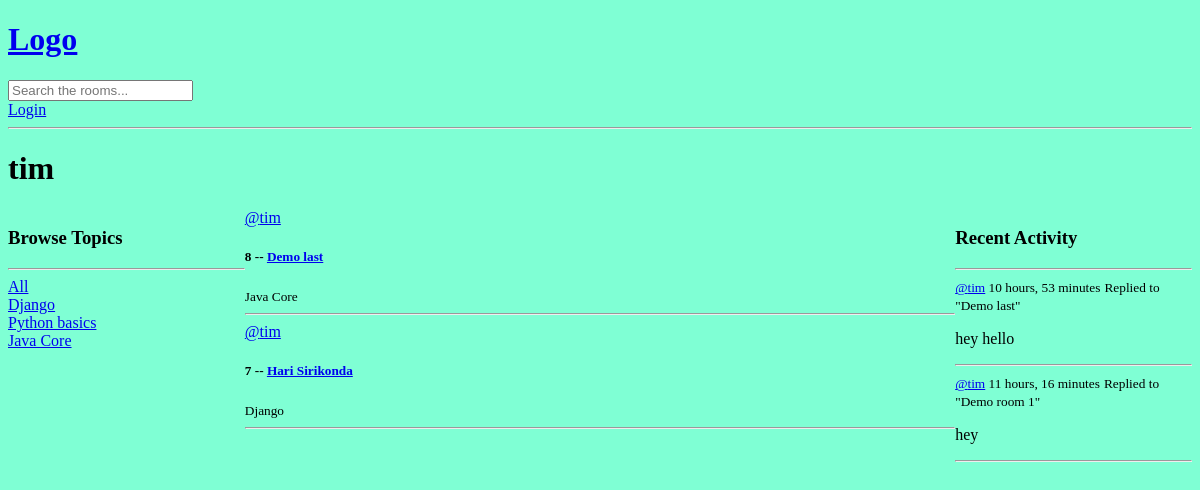
/profile/2, run on an earlier commit of the app's database.
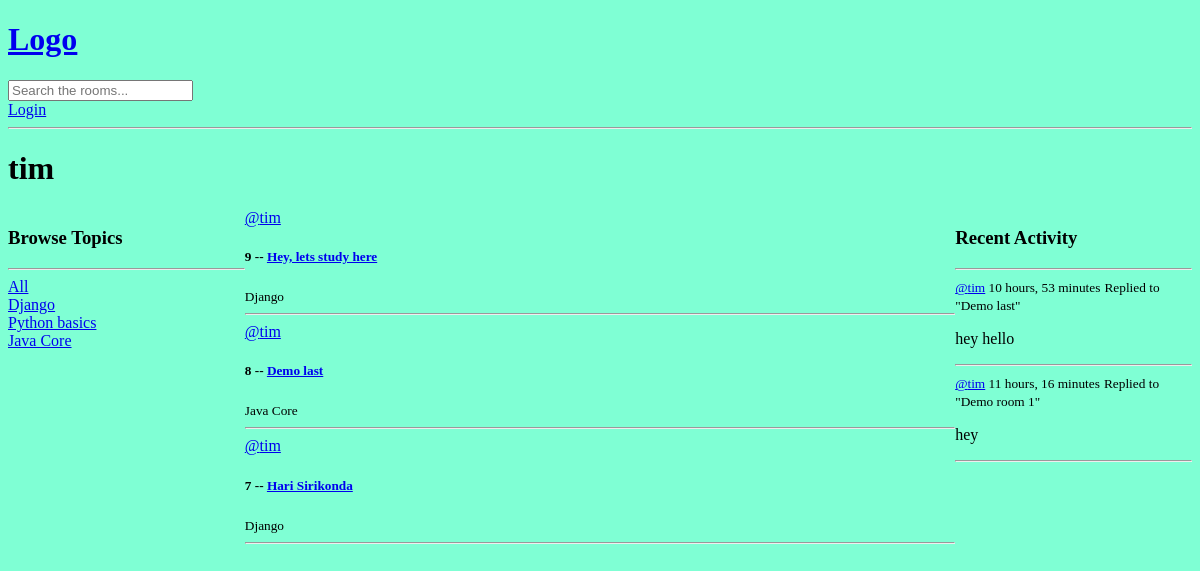
And on a later commit of the database.
### base/models.py (models this page shows, shortened)
class Topic(models.Model):
    name = models.CharField(max_length=200)

class Room(models.Model):
    host = models.ForeignKey(User, on_delete=models.SET_NULL, null=True)
    topic  = models.ForeignKey(Topic, on_delete=models.SET_NULL, null=True)
    participants = models.ManyToManyField(User, related_name='participants', blank=True)
    name = models.CharField(max_length=200)
    description = models.TextField(max_length=500)
    updated = models.DateTimeField(auto_now=True)
    created = models.DateTimeField(auto_now_add=True)
    class Meta:
        ordering = ['-updated', '-created']
    def __str__(self):
        return self.name

class Message(models.Model):
    user = models.ForeignKey(User, on_delete=models.CASCADE)
    room = models.ForeignKey(Room, on_delete=models.CASCADE)
    body = models.TextField(max_length=500)
    updated = models.DateTimeField(auto_now=True)
    created = models.DateTimeField(auto_now_add=True)
    class Meta:
            ordering = ['-updated', '-created']
    def __str__(self):
        return self.body[0:50]

### base/views.py (the view)
# urls.py: path('profile/<str:pk>', views.userProfile, name="user-profile"),
def userProfile(request, pk):
    user = User.objects.get(id=pk)
    rooms = user.room_set.all()
    room_messages = user.message_set.all()
    topics = Topic.objects.all()
    context = {'user' : user, 'rooms': rooms, 'topics': topics, 'room_messages': room_messages}
    return render(request, 'base/profile.html', context)

### base/templates/base/profile.html (shortened to what this page needs)
{% extends 'main.html' %}
{% block content %}
<h1>{{user.username}}</h1>
<div class="profile-container">
    <div>
        {% include 'base/topics_component.html' %}
    </div>
    <div>
        {% include 'base/feed_component.html' %}
    </div>
    <div>
        {% include 'base/activity_component.html' %}
    </div>
</div>
{% endblock content %}

### base/templates/base/topics_component.html
<h3>Browse Topics</h3>
<hr>
<div>
    <a href="{% url 'home' %}">All</a>
</div>
{% for topic in topics %}
<div>
    <a href="{% url 'home' %}?q={{topic.name}}">{{topic.name}}</a>
</div>
{% endfor %}

### base/templates/base/feed_component.html (shortened to what this page needs)
{% for room in rooms %}
<div>
    <a href="{% url 'user-profile' room.host.id %}">@{{room.host.username}}</a>
    <h5>{{room.id}} -- <a href="{% url 'room' room.id %}">{{room.name}}</a></h5>
    <small>{{room.topic.name}}</small>
    <hr>
</div>
{% endfor %}

### base/templates/base/activity_component.html (shortened to what this page needs)
<h3>Recent Activity</h3>
<hr>
{% for message in room_messages %}
<div>
    <small><a href="{% url 'user-profile' message.user.id %}">@{{message.user}}</a>
        {{message.created|timesince}}</small>
    <small>Replied to "{{message.room}}"</small>
    <p>{{message}}</p>
    <hr>
</div>
{% endfor %}

What changed in the data, as far as the page shows it:
added Room: host.username "tim", id "9", name "Hey, lets study here", topic.name "Django"
